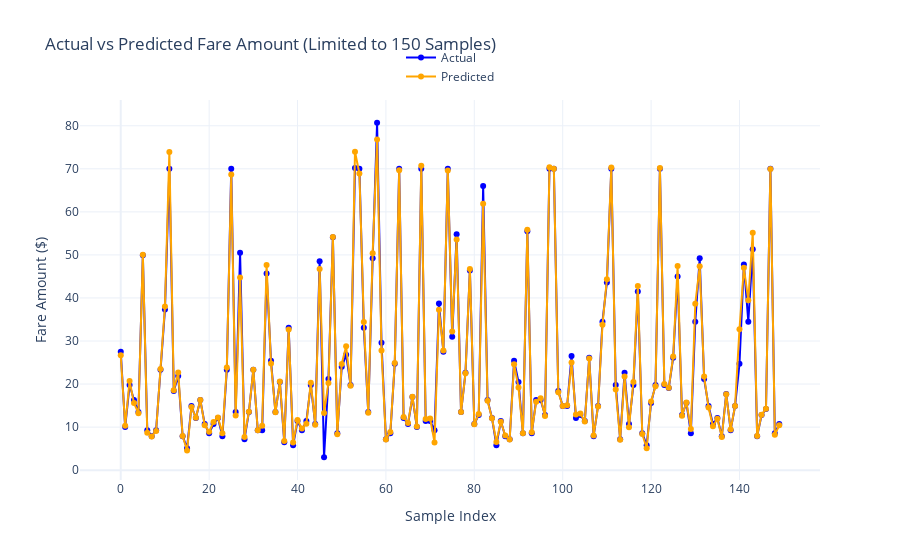

Notebook source saved alongside this figure:
### Code cell
from lightgbm import LGBMRegressor
from data import *
from model import *

taxi_type = YELLOW
train_sql = getSqlForModeling(taxi_type, isTrain=True)
test_sql = getSqlForModeling(taxi_type, isTrain=False)

model = LGBMRegressor(n_estimators=1000, 
                      learning_rate=0.5, 
                      max_depth=9)

# Training
with DR.engn.connect() as conn:
    processed = 0
    for df in pd.read_sql(train_sql, conn, chunksize=CHUNK_SIZE):
        processed += len(df)
        X = df[FEATURES]
        y = df[VARIABLE]

        model.fit(X, y)
        O.out(f'Trained {processed} rows')

# Predictions
with DR.engn.connect() as conn:
    processed = 0
    y_test = []
    y_pred = []
    for df in pd.read_sql(test_sql, conn, chunksize=CHUNK_SIZE):
        processed += len(df)
        X = df[FEATURES]
        y_test.append(df[VARIABLE])

        y_pred.append(model.predict(X))
        O.out(f'Predicted {processed} rows')

# Performance
merged_y_test = pd.concat(y_test, ignore_index=True)
merged_y_pred = np.concatenate(y_pred)

showPerformance(merged_y_test, merged_y_pred)

### Figure 1 — Plotly figure (JSON) as saved in the notebook; plotly's stock layout.template omitted (floating-point values rounded to 4 significant figures; data arrays with more than 128 entries replaced by an {"elided": "..."} marker saying what was removed)
{"data": [{"line": {"color": "blue"}, "mode": "lines+markers", "name": "Actual", "type": "scatter", "x": {"elided": "150 int values"}, "y": {"elided": "150 float values"}}, {"line": {"color": "orange"}, "mode": "lines+markers", "name": "Predicted", "type": "scatter", "x": {"elided": "150 int values"}, "y": {"elided": "150 float values"}}], "layout": {"legend": {"x": 0.5, "xanchor": "center", "y": 1.15, "yanchor": "top"}, "title": {"text": "Actual vs Predicted Fare Amount (Limited to 150 Samples)"}, "xaxis": {"title": {"text": "Sample Index"}}, "yaxis": {"title": {"text": "Fare Amount ($)"}}}}
